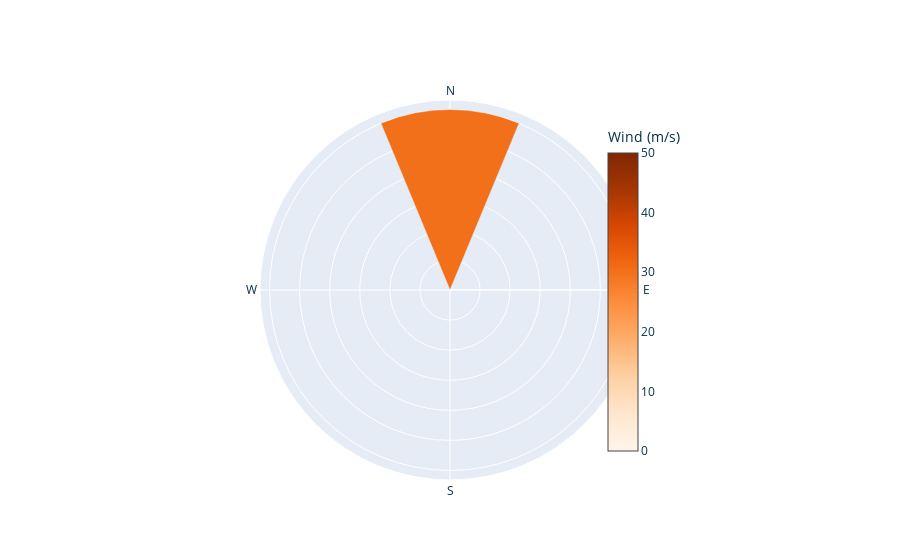

Notebook cell for this chart:
### Code cell
import plotly.graph_objects as go

# Beispiel-Daten: Windrichtung in Grad (0° = N, 90° = E, 180° = S, 270° = W)
wind_directions = [0]  # Nord
wind_speeds = [30]  # Windgeschwindigkeit

# Erstellen des Plots
fig = go.Figure()

fig.add_trace(go.Barpolar(
    r=wind_speeds,  # Windgeschwindigkeit als Radius
    theta=wind_directions,  # Windrichtung in Grad
    width=45,  # Breite der Balken (45° für 8 Himmelsrichtungen)
    marker=dict(
        color=wind_speeds,
        colorscale='Oranges',  
        showscale=True,
        cmin=0,  # Minimaler Wert der Skala
        cmax=50,  # Maximaler Wert der Skala
        colorbar=dict(
            x=0.7,  # Position der Skala
            y=0.5,  # Vertikale Position
            len=0.9,  # Höhe der Skala
            title="Wind (m/s)",  # Titel der Skala
            tickvals=[0, 10, 20, 30, 40, 50],  # Definierte Werte
            #ticktext=["0", "Leicht", "Mittel", "Stark", "Sehr stark", "Extrem"]  # Eigene Labels
        )
    )
))

# Theme anwenden
fig.update_layout(
    plot_bgcolor="#78d278",  # Hintergrund des Plots
    font=dict(color="#053246"),  # Allgemeine Textfarbe
    polar=dict(
        radialaxis=dict(showticklabels=False, ticksuffix=" m/s"),
        angularaxis=dict(direction="clockwise", tickmode="array",
                         tickvals=[0, 90, 180, 270],
                         ticktext=['N', 'E', 'S', 'W'])  # Himmelsrichtungen
    )
)

fig.show()

### Figure 1 — Plotly figure (JSON) as saved in the notebook; plotly's stock layout.template omitted (floating-point values rounded to 4 significant figures)
{"data": [{"marker": {"cmax": 50, "cmin": 0, "color": [30], "colorbar": {"len": 0.9, "tickvals": [0, 10, 20, 30, 40, 50], "title": {"text": "Wind (m/s)"}, "x": 0.7, "y": 0.5}, "colorscale": [[0, "rgb(255,245,235)"], [0.125, "rgb(254,230,206)"], [0.25, "rgb(253,208,162)"], [0.375, "rgb(253,174,107)"], [0.5, "rgb(253,141,60)"], [0.625, "rgb(241,105,19)"], [0.75, "rgb(217,72,1)"], [0.875, "rgb(166,54,3)"], [1, "rgb(127,39,4)"]], "showscale": true}, "r": [30], "theta": [0], "type": "barpolar", "width": 45}], "layout": {"font": {"color": "#053246"}, "plot_bgcolor": "#78d278", "polar": {"angularaxis": {"direction": "clockwise", "tickmode": "array", "ticktext": ["N", "E", "S", "W"], "tickvals": [0, 90, 180, 270]}, "radialaxis": {"showticklabels": false, "ticksuffix": " m/s"}}}}
